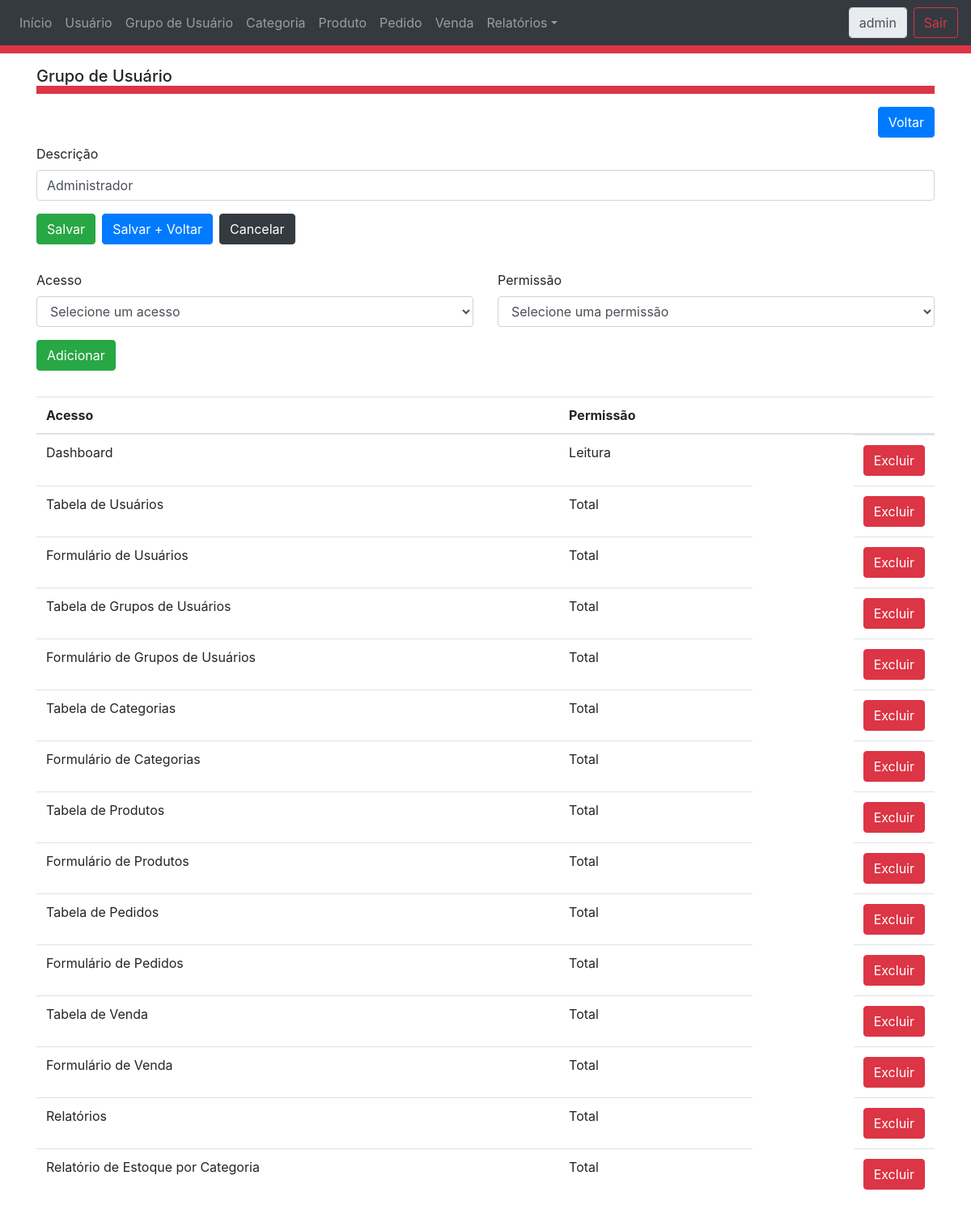
The page /GrupoFormulario.php?operacao=editar&idGrupo=1 (signed in) on the database its author committed.
### tables this page shows
CREATE TABLE IF NOT EXISTS `tbGrupo` (
`idGrupo` int(11) NOT NULL,
  `descricao` varchar(255) NOT NULL
);

CREATE TABLE IF NOT EXISTS `tbGrupoAcesso` (
`idGrupoAcesso` int(11) NOT NULL,
  `idGrupo` int(11) NOT NULL,
  `idAcesso` int(11) NOT NULL,
  `permissao` int(1) NOT NULL
);

CREATE TABLE IF NOT EXISTS `tbAcesso` (
`idAcesso` int(11) NOT NULL,
  `descricao` varchar(255) NOT NULL,
  `menu` varchar(255) NOT NULL,
  `arquivo` varchar(255) NOT NULL,
  `tipo` varchar(255) NOT NULL,
  `idAcessoPai` int(11) DEFAULT NULL
);

### class/AcessoDAO.php (called while the page is built, shortened)
<?php
	require_once 'Acesso.php';
	class AcessoDAO extends CrudDAO
	{
		public function buscarPorId($codigo){
			$acesso = new Acesso();
			try{
				$pdo = parent::conectar();
				$sql = "SELECT * FROM tbAcesso WHERE idAcesso = :idAcesso";
				$run = $pdo->prepare($sql);
	  			$run->bindValue(':idAcesso', $codigo, PDO::PARAM_INT);
				$run->execute();
				$resultado = $run->fetch();
				$acesso->setIdAcesso($resultado['idAcesso']);
				$acesso->setDescricao($resultado['descricao']);
				$acesso->setMenu($resultado['menu']);
				$acesso->setArquivo($resultado['arquivo']);
				$acesso->setTipo($resultado['tipo']);
				$acesso->setIdAcessoPai($resultado['idAcessoPai']);
			}catch(Exception $ex){
				echo $ex->getFile().' : '.$ex->getLine().' : '.$ex->getMessage();
			}finally {
				parent::desconectar();
			}
			return $acesso;
		}
		public function listarPorAcessoPai($codigo){
			$objetos = array();
			try{
				$pdo = parent::conectar();
				$sql = "SELECT * FROM tbAcesso WHERE  idAcessoPai = :codigo";
				$run = $pdo->prepare($sql);
				$run->bindValue(':codigo', $codigo);
				$run->execute();
				$resultado = $run->fetchAll();
				foreach ($resultado as $objeto){
					$acesso = new Acesso();
					$acesso->setIdAcesso($objeto['idAcesso']);
					$acesso->setDescricao($objeto['descricao']);
					$acesso->setMenu($objeto['menu']);
					$acesso->setArquivo($objeto['arquivo']);
					$acesso->setTipo($objeto['tipo']);
					$acesso->setIdAcessoPai($objeto['idAcessoPai']);
					array_push($objetos, $acesso);
				}
			}catch(Exception $ex){
				echo $ex->getFile().' : '.$ex->getLine().' : '.$ex->getMessage();
			}finally {
				parent::desconectar();
			}
			return $objetos;
		}
	}
?>

### class/GrupoDAO.php (called while the page is built, shortened)
<?php
require_once 'Grupo.php';
class GrupoDAO extends CrudDAO {
    public function buscarPorId($codigo) {
        $grupo = new Grupo();
        try {
            $pdo = parent::conectar();
            $sql = "SELECT * FROM tbGrupo WHERE idGrupo = :idGrupo";
            $run = $pdo->prepare($sql);
            $run->bindValue(':idGrupo', $codigo, PDO::PARAM_INT);
            $run->execute();
            $registro = $run->fetch();
            $grupo->setIdGrupo($registro['idGrupo']);
            $grupo->setDescricao($registro['descricao']);
        } catch (Exception $ex) {
            echo $ex->getFile() . ' : ' . $ex->getLine() . ' : ' . $ex->getMessage();
        } finally {
            parent::desconectar();
        }
        return $grupo;
    }
}
?>

### class/Grupo.php (called while the page is built, shortened)
<?php
	class Grupo
	{
		private  $idGrupo;
		private  $descricao;
        function getIdGrupo() {
            return $this->idGrupo;
        }
        function getDescricao() {
            return $this->descricao;
        }
        function setIdGrupo($idGrupo) {
            $this->idGrupo = intval($idGrupo);
        }
        function setDescricao($descricao) {
            $this->descricao = $descricao;
        }
	}
?>

### ControleAcesso.php (called while the page is built, shortened)
<?php
	require_once 'class/GrupoAcesso.php';
	$grupoAcessoUsuarioAtual = unserialize($_SESSION["GRUPOACESSO_USUARIO_ATUAL"]);
	$arquivoAtual = basename($_SERVER['PHP_SELF']);
	foreach ($grupoAcessoUsuarioAtual as $grupoAcesso){
		if($grupoAcesso->getAcesso()->getArquivo() == $arquivoAtual ){
			$permissao = $grupoAcesso->getPermissao();
		}
  	}
?>

### class/GrupoAcesso.php (called while the page is built, shortened)
<?php
    require_once 'Grupo.php';
    require_once 'Acesso.php';
	class GrupoAcesso
	{
		private  $idGrupoAcesso;
		private  $grupo;
        private  $acesso;
        private  $permissao;
        function __construct() {
            $grupo = new Grupo();
            $acesso = new Acesso();
        }
        function getIdGrupoAcesso() {
            return $this->idGrupoAcesso;
        }
        function setIdGrupoAcesso($idGrupoAcesso) {
            $this->idGrupoAcesso = intval($idGrupoAcesso);
        }
        function getGrupo() {
            return $this->grupo;
        }
        function setGrupo($objeto) {
            $this->grupo = $objeto;
        }
        function getAcesso() {
            return $this->acesso;
        }
        function setAcesso($objeto) {
            $this->acesso = $objeto;
        }
        function getPermissao() {
            return $this->permissao;
        }
        function getDescricaoPermissao() {
            $permissao = "";
            switch ($this->permissao) {
                case 1:
                    $permissao = "Leitura";
                    break;
                case 2:
                    $permissao = "Total";
                    break;
            }
            return $permissao;
        }
        function setPermissao($permissao) {
            $this->permissao = intval($permissao);
        }
	}
?>

### class/GrupoAcessoDAO.php (called while the page is built, shortened)
<?php
	require_once 'GrupoDAO.php';
	require_once 'AcessoDAO.php';
	require_once 'GrupoAcesso.php';
	class GrupoAcessoDAO extends CrudDAO
	{
		public function listarPorGrupo($idGrupo){
			$objetos = array();
			try{
				$pdo = parent::conectar();
				$sql = "SELECT * FROM tbGrupoAcesso WHERE idGrupo = :idGrupo ORDER BY idacesso";
				$run = $pdo->prepare($sql);
	  			$run->bindParam(':idGrupo', $idGrupo);
				$run->execute();
				$resultado = $run->fetchAll();
				$grupoDAO = new GrupoDAO();
				$acessoDAO = new AcessoDAO();
				foreach ($resultado as $registro){
					$grupoAcesso = new GrupoAcesso();
					$grupoAcesso->setIdGrupoAcesso($registro['idGrupoAcesso']);
					$grupo = $grupoDAO->buscarPorId($registro['idGrupo']);
					$grupoAcesso->setGrupo($grupo);
					$acesso = $acessoDAO->buscarPorId($registro['idAcesso']);
					$grupoAcesso->setAcesso($acesso);
					$grupoAcesso->setPermissao($registro['permissao']);
					array_push($objetos, $grupoAcesso);
				}
			}catch(Exception $ex){
				echo $ex->getFile().' : '.$ex->getLine().' : '.$ex->getMessage();
			}finally {
				parent::desconectar();
			}
			return $objetos;
		}
	}
?>

### class/Acesso.php (called while the page is built, shortened)
<?php
class Acesso
    {
        private  $descricao;
        function getDescricao() {
            return $this->descricao;
        }
        function setDescricao($descricao) {
            $this->descricao = $descricao;
        }
    }
?>

### GrupoFormulario.php (the view, shortened to what this page needs)
<?php
	require_once 'ControleAcesso.php';
	require_once 'class/GrupoDAO.php';
	require_once 'class/AcessoDAO.php';
	require_once 'class/GrupoAcessoDAO.php';
	$venda = new Grupo();
	$operacao = "visualizar";
	if(isset($_GET["operacao"])){
		$operacao = $_GET["operacao"];
	}
	if(isset($_GET["idGrupo"])){
		$idGrupo = $_GET["idGrupo"];
		$vendaDAO = new GrupoDAO();
		$venda = $vendaDAO->buscarPorId($idGrupo);
	}
?>
<html>
    <head>
		<link type="text/css" rel="stylesheet" href="css/bootstrap.css"/>
		<link type="text/css" rel="stylesheet" href="css/grupo.css"/>
    </head>
    <body>
		<div class="cabecalho">
			<?php
				include_once("Cabecalho.php");
			?>
		</div>
		<div class="container">
			<h5 class="cabecalho"> <?php echo $menu; ?> </h5>
			<div class="mb-2 clearfix">
				<p><a class="btn btn-primary float-right" href="GrupoTabela.php">Voltar</a></p>
			</div>
			<form id="formGrupo" action="GrupoControlador.php?operacao=salvar" method="post">
				<fieldset <?php if($operacao=="visualizar"){echo 'disabled';}?> >
					<div class="row form-group">
						<div class="col-md-12">
							<label for="descricao">Descrição</label>
							<input class="form-control campo" name="descricao" id="descricao" type="text" value="<?php echo $venda->getDescricao() ?>" >
						</div>
					</div>
					<?php
						if($operacao=="visualizar"){
							echo "<div class='row form-group ocultar'>";
						}else{
							echo "<div class='row form-group'>";
						}
					?>
						<div class="col-md-11">
						<?php
							if($permissao == 2){
								echo "<button class='btn btn-success' type='submit' name='salvar' id='salvar' value='salvar'>Salvar</button>";
								echo "<button class='btn btn-primary mx-2' type='submit' name='salvarVoltar' id='salvarVoltar' value='salvarVoltar'>Salvar + Voltar</button>";
								echo "<button class='btn btn-dark' type='reset' id='cancelar'>Cancelar</button>";
							}
						?>
						</div>
					</div>
				</fieldset>
			</form >
				<form id="formGrupoAcesso" action="GrupoAcessoControlador.php?operacao=salvar" method="post">
					<fieldset <?php if($operacao=="visualizar"){echo 'disabled';} ?> >
						<div class="row form-group">
							<div class="col-md-6">
								<label for="idAcesso">Acesso</label>
								<select id="idAcesso" name="idAcesso" class="form-control" required>
									<?php
										echo "<option value='' disabled selected>Selecione um acesso</option>";
									?>
								</select>
							</div>
							<div class="col-md-6">
								<label for="permissao">Permissão</label>
								<select id="permissao" name="permissao" class="form-control" required>		<option value='' disabled selected>Selecione uma permissão</option>
								</select>
							</div>
						</div>
						<?php
							if($operacao=="visualizar"){
								echo "<div class='row form-group ocultar'>";
							}else{
								echo "<div class='row form-group'>";
							}
						?>
							<div class="col-md-12">
								<button class="btn btn-success" type="submit" id="adicionar">Adicionar</button>
							</div>
						</div>
					</fieldset>
				</form >
				<div class="row form-group">
					<div class="col-md-12">
						<table class="table">
							<thead>
								<tr>
									<th>Acesso</th>
									<th>Permissão</th>
									<th></th>
								</tr>
							</thead>
							<tbody>
								<?php
									if($venda->getIdGrupo()!=0){
										$grupoAcessoDAO = new GrupoAcessoDAO();
										$lista = $grupoAcessoDAO->listarPorGrupo($venda->getIdGrupo());
										foreach($lista as $grupoAcesso){
											echo"<tr>";
											echo"<td>{$grupoAcesso->getAcesso()->getDescricao()}</td>";
											echo"<td>{$grupoAcesso->getDescricaoPermissao()} </td>";
											if($operacao=="visualizar"){
												echo"<td></td>";
											}else{
												echo"<td class='float-right'> <a class='btn btn-danger' href='GrupoAcessoControlador.php?operacao=excluir&idGrupoAcesso={$grupoAcesso->getIdGrupoAcesso()}&idGrupo={$grupoAcesso->getGrupo()->getIdGrupo()}'>Excluir</a></td>";
											}
											echo"</tr>";
										}
									}
								?>
							</tbody>
						</table>
					</div>
				</div>
		</div>
    </body>
</html>

### css/grupo.css (style rules this page uses)
.cabecalho { border-bottom: 10px solid #dc3545; }
.container { padding-top: 1rem; }

### rows shown on the page
tbgrupo: descricao "Administrador"
tbgrupoacesso: idAcesso.descricao "Dashboard", permissao "Leitura"
tbgrupoacesso: idAcesso.descricao "Tabela de Usuários", permissao "Total"
tbgrupoacesso: idAcesso.descricao "Formulário de Usuários", permissao "Total"
tbgrupoacesso: idAcesso.descricao "Tabela de Grupos de Usuários", permissao "Total"
tbgrupoacesso: idAcesso.descricao "Formulário de Grupos de Usuários", permissao "Total"
tbgrupoacesso: idAcesso.descricao "Tabela de Categorias", permissao "Total"
tbgrupoacesso: idAcesso.descricao "Formulário de Categorias", permissao "Total"
tbgrupoacesso: idAcesso.descricao "Tabela de Produtos", permissao "Total"
tbgrupoacesso: idAcesso.descricao "Formulário de Produtos", permissao "Total"
tbgrupoacesso: idAcesso.descricao "Tabela de Pedidos", permissao "Total"
tbgrupoacesso: idAcesso.descricao "Formulário de Pedidos", permissao "Total"
tbgrupoacesso: idAcesso.descricao "Tabela de Venda", permissao "Total"
tbgrupoacesso: idAcesso.descricao "Formulário de Venda", permissao "Total"
tbgrupoacesso: idAcesso.descricao "Relatórios", permissao "Total"
tbgrupoacesso: idAcesso.descricao "Relatório de Estoque por Categoria", permissao "Total"

### other values the page prints
$grupoAcesso->getAcesso()->getMenu() "Início"
$grupoAcesso->getAcesso()->getMenu() "Usuário"
$grupoAcesso->getAcesso()->getMenu() "Grupo de Usuário"
$grupoAcesso->getAcesso()->getMenu() "Categoria"
$grupoAcesso->getAcesso()->getMenu() "Produto"
$grupoAcesso->getAcesso()->getMenu() "Pedido"
$grupoAcesso->getAcesso()->getMenu() "Venda"
$grupoAcesso->getAcesso()->getMenu() "Relatórios"
$usuarioAtual->getLogin() "admin"
$menu "Grupo de Usuário"
